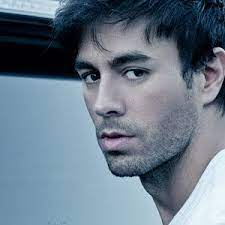
#> input picture data/enrique.jpeg, 225 x 225 px, found by its file name
$ jupyter execute opencv_01.ipynb
#> lines starting #> are read from the running program, lines starting #| are printed output that depends on the picture
[cell 1]
import cv2 as cv
import numpy as np

[cell 2]
img=cv.imread('/home/sreenal/AI/Opencv/data/enrique.jpeg')
#> img is the input picture: shape (225, 225, 3); mean B, G, R 137.4, 122.2, 106.6

[cell 3]
type(img)

[cell 4]
img.shape# height,width,layer(red,green,blue)
#> Out = (225, 225, 3)

[cell 5]
# show image
cv.namedWindow('enrique',cv.WINDOW_AUTOSIZE)
cv.imshow('enrique',img)
cv.waitKey(0)
cv.destroyAllWindows()

[cell 6]
# create Gray scale image
img_grey=cv.imread('/home/sreenal/AI/Opencv/data/enrique.jpeg',cv.IMREAD_GRAYSCALE)
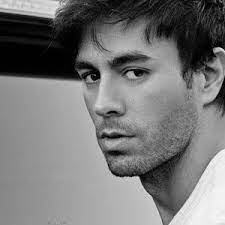
#> img_grey: shape (225, 225); min 0, max 252, mean 119.2

[cell 7]
img_grey.shape
#> Out = (225, 225)

[cell 8]
# show grey image
cv.namedWindow('enrique',cv.WINDOW_AUTOSIZE)
cv.imshow('enrique',img_grey)
cv.waitKey(0)
cv.destroyAllWindows()

[cell 9]
blue=img[:,:,0]
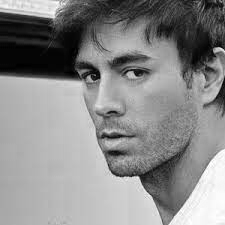
#> blue: shape (225, 225); min 0, max 255, mean 137.4

[cell 10]
green=img[:,:,1]

[cell 11]
red=img[:,:,2]
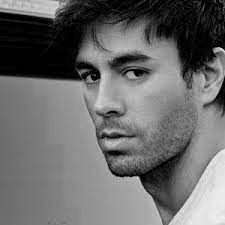
#> red: shape (225, 225); min 0, max 242, mean 106.6
